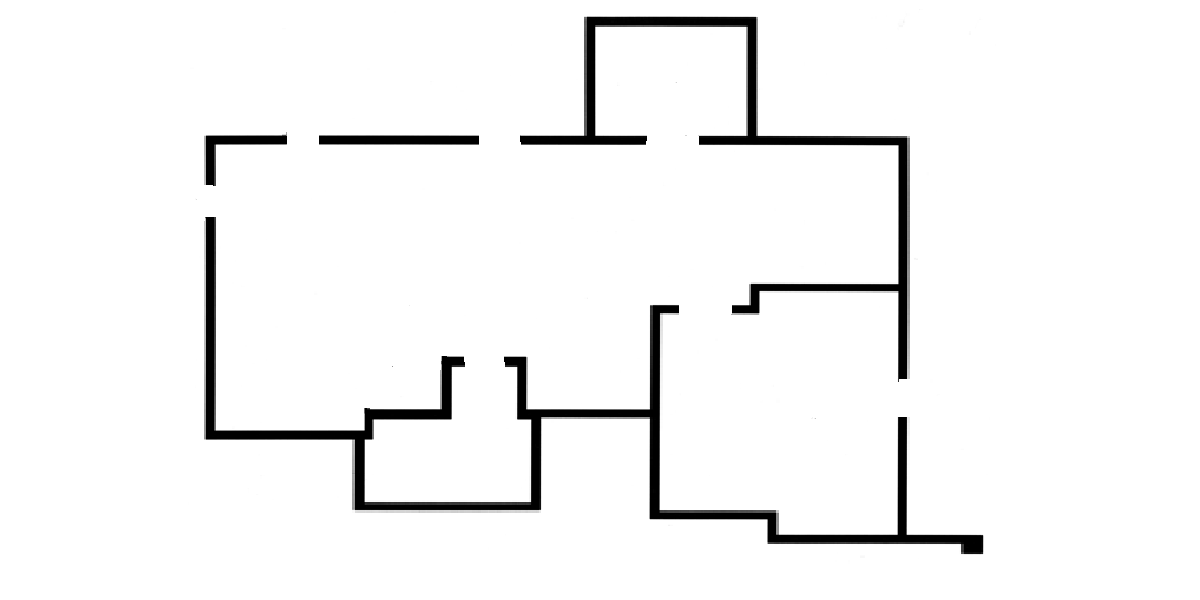
#> input picture maps/lmap2.png, 1200 x 600 px
$ python main.py
#> lines starting #> are read from the running program, lines starting #| are printed output that depends on the picture; after the words box and inside, x2 and y2 are one past the last pixel; in counts of white or black regions, pixels touching at a corner belong together
import cv2
from matplotlib import pyplot as plt
from skimage import morphology
import numpy as np

plt.rcParams["figure.figsize"] = [7.00, 3.50]
plt.rcParams["figure.autolayout"] = True
path = r'lmap2.png'
# Load the input image
img = cv2.imread(path, cv2.IMREAD_GRAYSCALE)
#> img is the input picture: shape (600, 1200); min 0, max 255, mean 244.5
# Convert to binary
img_bin = cv2.threshold(img, 200, 255, cv2.THRESH_BINARY)[1]
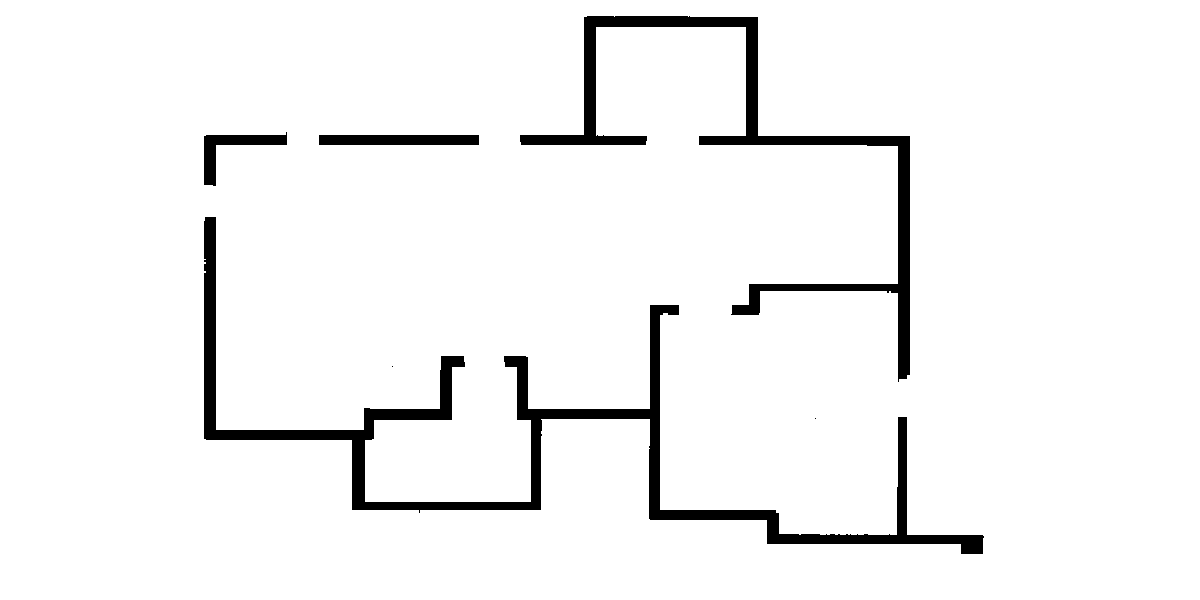
#> img_bin: shape (600, 1200); 95.4% white; 6 black regions (2 under 20 px), largest, box (x1, y1, x2, y2) and area: (204, 217, 984, 554) 18393, (520, 16, 910, 382) 11882, (319, 135, 479, 145) 1600, (204, 132, 287, 186) 1314
bin_map = img_bin//255


def centerline(bin, type=int, return_dist=False):
#> called with return_dist = True
    edt = cv2.distanceTransform(bin, cv2.DIST_L2, 5)
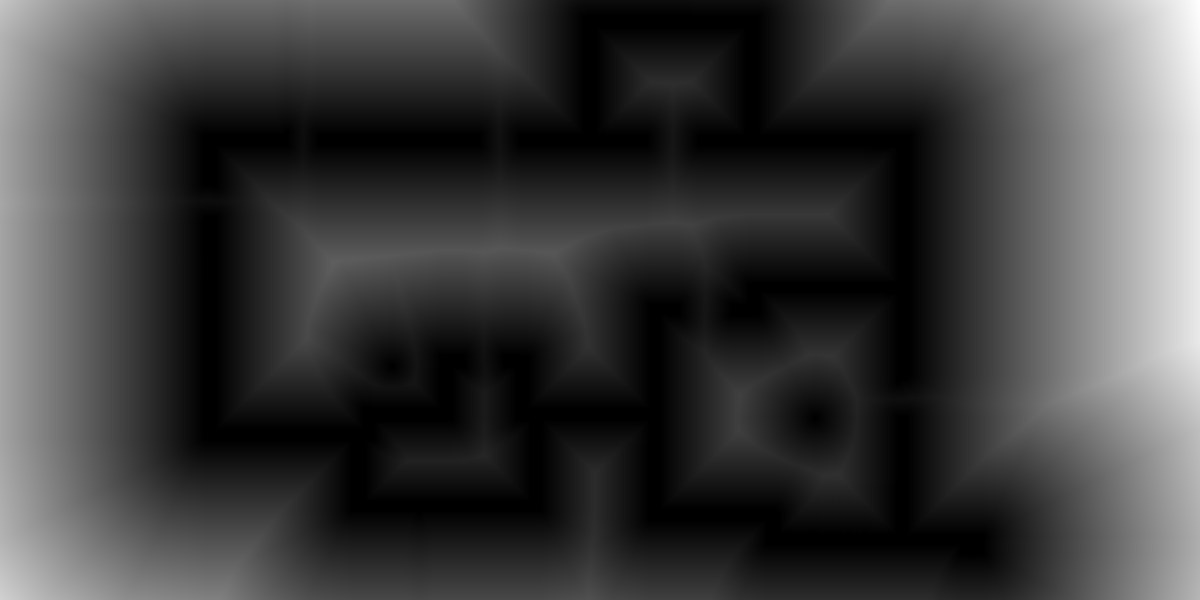
#> edt: shape (600, 1200) float32; min 0, max 316.8, mean 76.5; drawn with min black and max white
    skel = morphology.skeletonize(bin)*edt
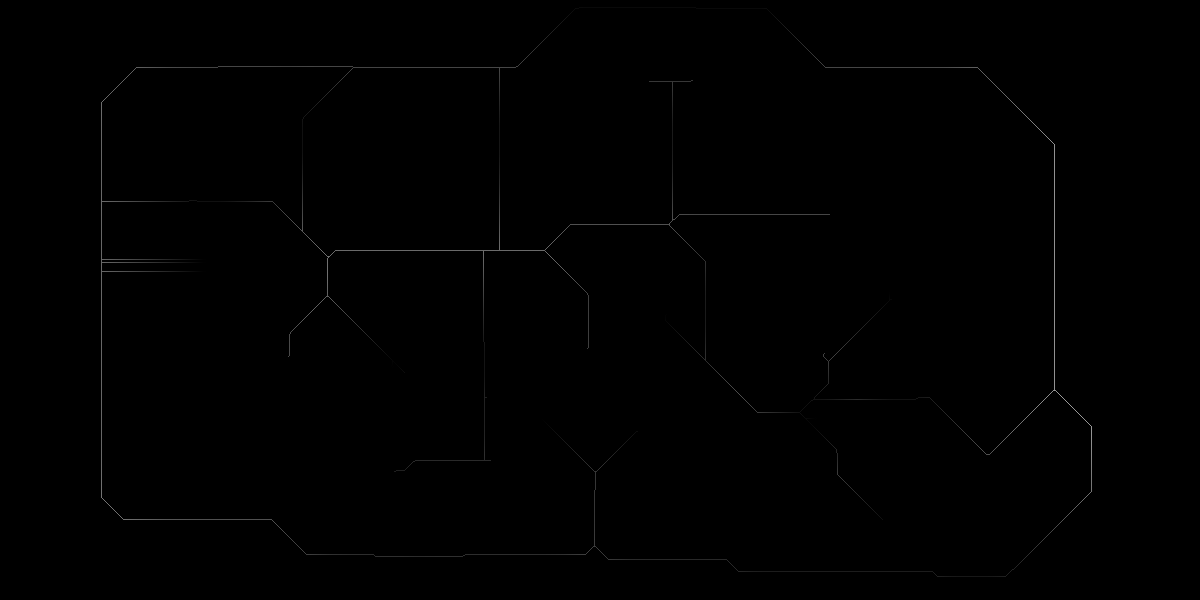
#> skel: shape (600, 1200) float32; min 0, max 158, mean 0.5
    norm_skel = cv2.normalize(skel, None, 0, 1.0, cv2.NORM_MINMAX)
    if return_dist:
        return cv2.threshold(norm_skel, 0.1, 1.0, cv2.THRESH_BINARY)[1].astype(type), edt
    else:
        return cv2.threshold(norm_skel, 0.1, 1.0, cv2.THRESH_BINARY)[1].astype(type)


skel, dist = centerline(img_bin, return_dist=True)
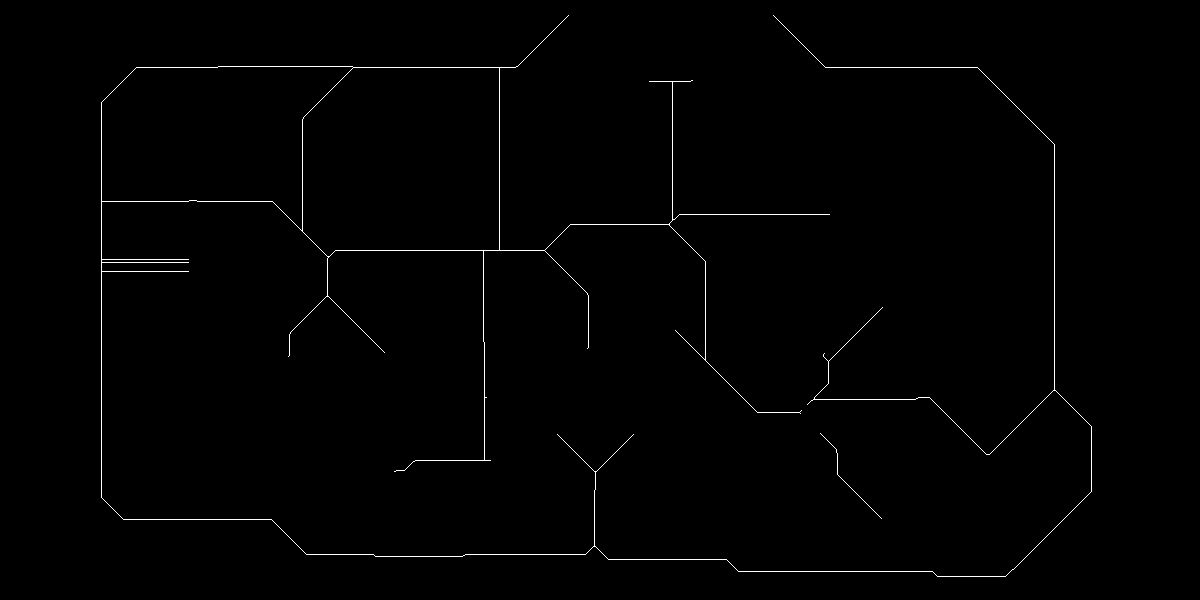
#> skel: shape (600, 1200) int64; values 0 (black) and 1 (white), 0.75% white in thin lines or dots, all inside (x1, y1, x2, y2) = (101, 15, 1092, 577)
smooth_dist = cv2.normalize(dist, None, 0, 1.0, cv2.NORM_MINMAX)
overlay = img.copy()
smooth_dist[skel == 1] = 1
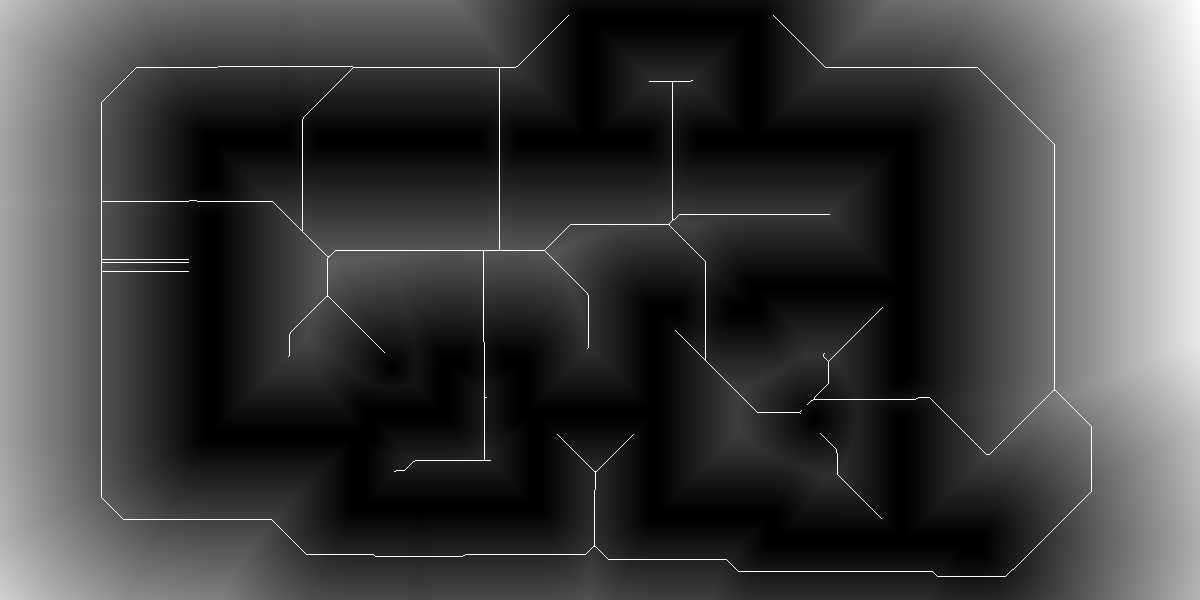
#> smooth_dist: shape (600, 1200) float32; min 0, max 1, mean 0.247
overlay[smooth_dist>0.1] = smooth_dist[smooth_dist > 0.1]*255
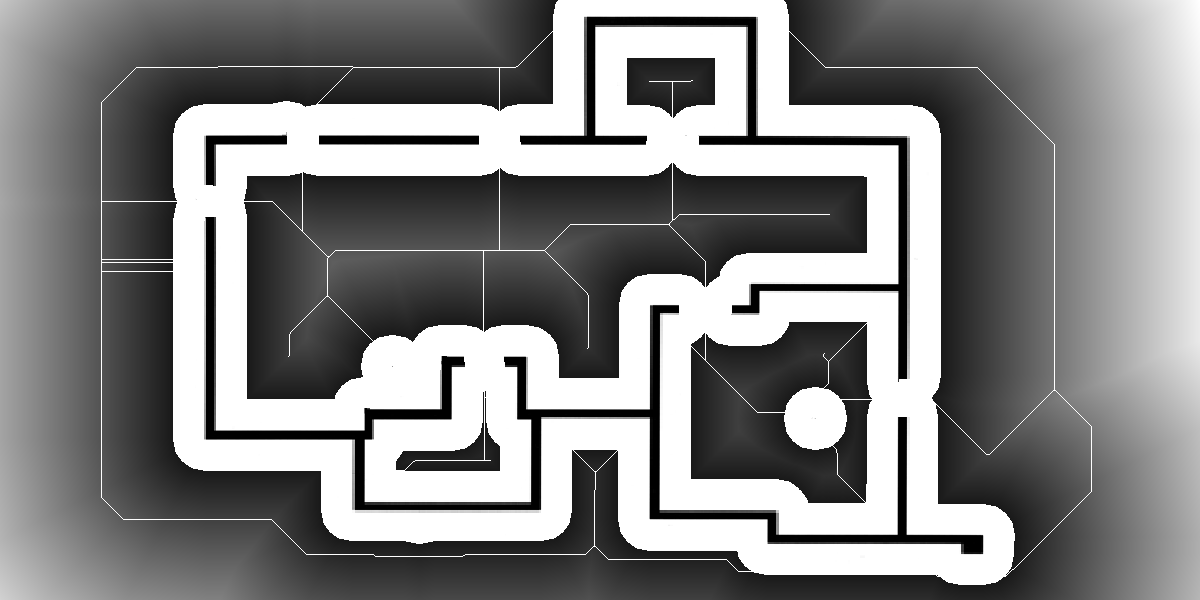
#> overlay: shape (600, 1200); min 0, max 255, mean 131.8

#plt.imshow(img_bin, cmap="gray", interpolation="none")
plt.imshow(overlay, cmap="magma", alpha=0.5)
plt.show()
plt.imshow(smooth_dist, cmap="gray")
plt.show()
"""
plt.imshow(skel)
plt.show()
plt.imshow(dist, cmap="gray", interpolation="none")
plt.show()
overlay = img.copy()
overlay[skel == 1] = 0
plt.imshow(img, cmap="gray", interpolation="none")
plt.imshow(overlay, alpha=0.5)
plt.show()
"""
